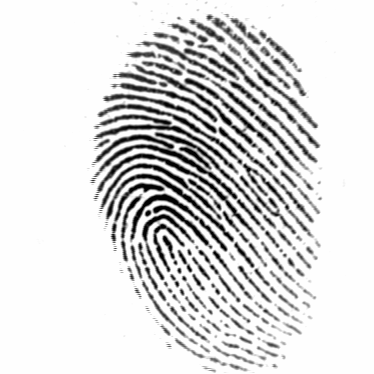
%> input picture data/images/101_1.tif, 374 x 374 px
$ octave script_test_2.m   (GNU Octave 9; MATLAB toolbox functions it lacks are replaced by stand-ins)
%> lines starting %> are read from the running program, lines starting %| are printed output that depends on the picture
I1 = imread('..\data\images\101_1.tif');
%> I1 is the input picture: size 374x374 uint8; min 1, max 254, mean 219.5
I2 = imread('..\data\images\101_2.tif');
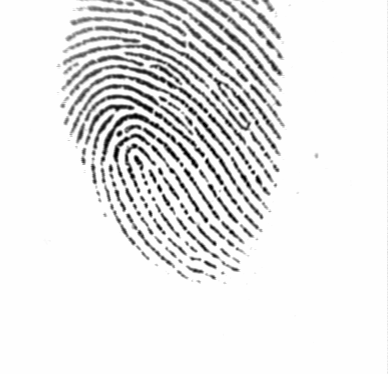
%> input picture data/images/101_2.tif, 388 x 374 px
%> I2 is the input picture: size 374x388 uint8; min 1, max 254, mean 231.9

% I1 = rgb2gray(I1);
% I2 = rgb2gray(I2);

I1 = double(I1);
%> I1: size 374x374 double
I2 = double(I2);
%> I2: size 374x388 double

figure; imshow(I1,[]); title('Image originale I1');

N1 = normalizeLocal(I1);
N2 = normalizeLocal(I2);
figure; imshow(N1,[]); title('Normalisation locale N1');

mask1 = segmentCoherence(N1);
% [52 lines not run here, left out]
% [120 lines left out: functions matchMinutiae, extractMinutiae, gaborEnhanced, ridgeFrequency, orientationTensor, not called in this run]

function mask = segmentCoherence(I)
[Gx, Gy] = imgradientxy(I);
Jxx = imgaussfilt(Gx.^2, 2);
Jyy = imgaussfilt(Gy.^2, 2);
Jxy = imgaussfilt(Gx.*Gy, 2);

lambda1 = 0.5*((Jxx+Jyy) + sqrt((Jxx-Jyy).^2 + 4*Jxy.^2));
lambda2 = 0.5*((Jxx+Jyy) - sqrt((Jxx-Jyy).^2 + 4*Jxy.^2));

coherence = (lambda1 - lambda2) ./ (lambda1 + lambda2 + eps);

mask = coherence > 0.2; % seuil moderne
mask = bwareaopen(mask, 50);
end


function N = normalizeLocal(I, w)
if nargin < 2, w = 16; end
I = double(I);

% Kernel moyenne
h = fspecial('average', w);

% Moyenne locale
mu = imfilter(I, h, 'replicate');

% Écart-type local
mu2 = imfilter(I.^2, h, 'replicate');
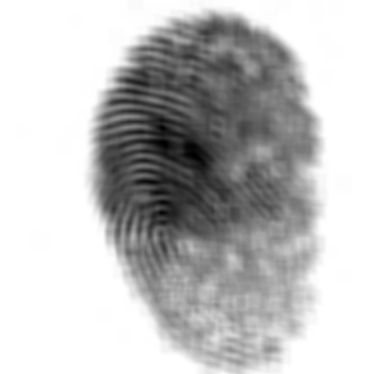
%> mu2: size 374x374 double; min 16047.1, max 64516, mean 52816.4; drawn with min black and max white
sigma = sqrt(mu2 - mu.^2 + eps);
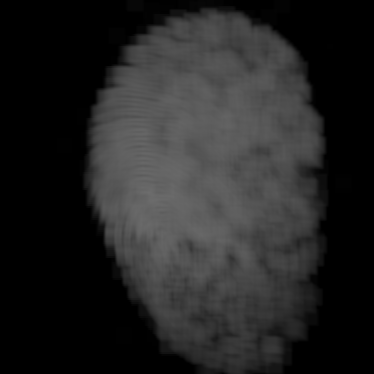
%> sigma: size 374x374 double; min 1.49e-08, max 109.2, mean 36.2
targetMean = 0;
targetStd = 1;
N = targetMean + targetStd * (I - mu) ./ (sigma + eps);
%> in normalizeLocal (call 2), `mu = imfilter(I, h, 'replicate');`:
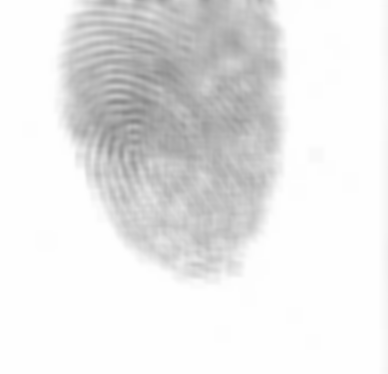
%> mu: size 374x388 double; min 135.6, max 254, mean 231.8
%> in normalizeLocal (call 2), `mu2 = imfilter(I.^2, h, 'replicate');`:
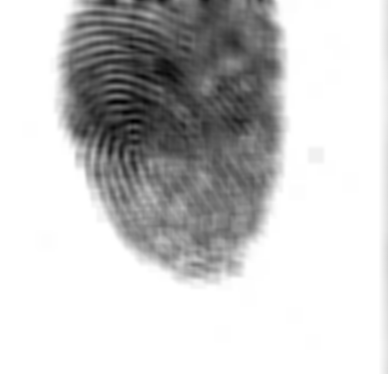
%> mu2: size 374x388 double; min 26318.8, max 64516, mean 56483.2; drawn with min black and max white
%> in normalizeLocal (call 2), `sigma = sqrt(mu2 - mu.^2 + eps);`:
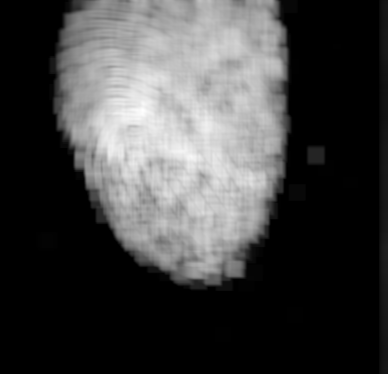
%> sigma: size 374x388 double; min 1.49e-08, max 98.38, mean 25.5; drawn with min black and max white
%> in normalizeLocal (call 2), `N = targetMean + targetStd * (I - mu) ./ (sigma + eps);`:
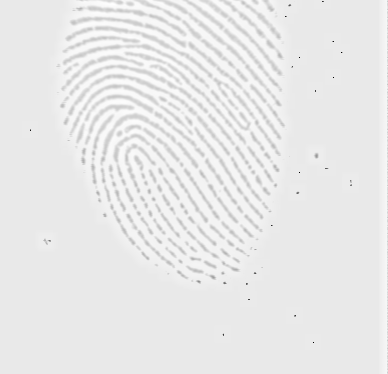
%> N: size 374x388 double; min -15.97, max 1.49, mean 0.0129; drawn with min black and max white
%> (the run ends here)
